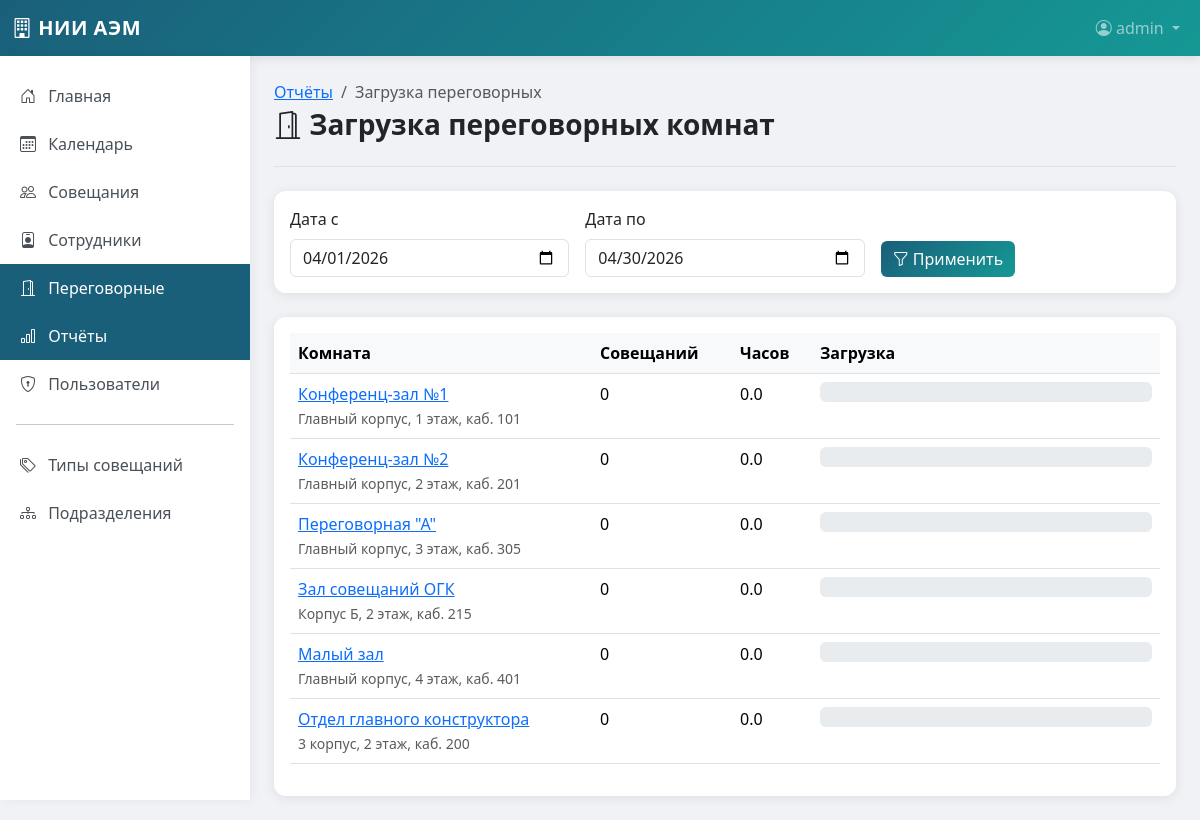
Page /reports/rooms (signed in) on the committed database.
### app/models.py (models this page shows, shortened)
class User(UserMixin, db.Model):
    id = db.Column(db.Integer, primary_key=True)
    username = db.Column(db.String(64), unique=True, nullable=False, index=True)
    email = db.Column(db.String(120), unique=True, nullable=False, index=True)
    password_hash = db.Column(db.String(256))
    role = db.Column(db.String(20), default='user')  # admin, manager, user
    employee_id = db.Column(db.Integer, db.ForeignKey('employee.id'), nullable=True)
    is_active = db.Column(db.Boolean, default=True)  # True = активен, False = заблокирован
    created_at = db.Column(db.DateTime, default=lambda: datetime.now(timezone.utc))
    employee = db.relationship('Employee', backref='user_account', uselist=False)
    def is_admin(self):
        return self.role == 'admin'

class Room(db.Model):
    id = db.Column(db.Integer, primary_key=True)
    name = db.Column(db.String(100), nullable=False)
    building = db.Column(db.String(100))
    floor = db.Column(db.Integer)
    room_number = db.Column(db.String(20))
    capacity = db.Column(db.Integer, default=10)
    has_projector = db.Column(db.Boolean, default=False)
    has_video_conf = db.Column(db.Boolean, default=False)
    has_whiteboard = db.Column(db.Boolean, default=True)
    description = db.Column(db.Text)
    is_active = db.Column(db.Boolean, default=True)
    meetings = db.relationship('Meeting', backref='room', lazy='dynamic')
    @property
    def location(self):
        parts = []
        if self.building:
            parts.append(self.building)
        if self.floor:
            parts.append(f'{self.floor} этаж')
        if self.room_number:
            parts.append(f'каб. {self.room_number}')
        return ', '.join(parts) if parts else 'Не указано'

### app/routes/reports.py (the view)
@bp.route('/rooms')
@login_required
def rooms_report():
    date_from = request.args.get('date_from', '')
    date_to = request.args.get('date_to', '')
    if not date_from:
        today = date.today()
        date_from = date(today.year, today.month, 1).strftime('%Y-%m-%d')
    if not date_to:
        today = date.today()
        next_month = today.replace(day=28) + timedelta(days=4)
        date_to = (next_month - timedelta(days=next_month.day)).strftime('%Y-%m-%d')
    try:  # Fix #7
        from_date = datetime.strptime(date_from, '%Y-%m-%d').date()
        to_date = datetime.strptime(date_to, '%Y-%m-%d').date()
    except ValueError:
        from flask import flash
        flash('Некорректный формат даты', 'warning')
        from_date = date.today().replace(day=1)
        to_date = date.today()
    room_meeting_stats = db.session.query(
        Room.id,
        func.count(Meeting.id).label('meetings_count'),
        func.sum(
            func.cast(
                (func.julianday(
                    func.datetime(Meeting.date, Meeting.end_time)
                ) - func.julianday(
                    func.datetime(Meeting.date, Meeting.start_time)
                )) * 24 * 60,
                db.Integer
            )
        ).label('total_minutes')
    ).outerjoin(Meeting, db.and_(
        Meeting.room_id == Room.id,
        Meeting.date >= from_date,
        Meeting.date <= to_date,
        Meeting.status != 'cancelled'
    )).filter(Room.is_active == True).group_by(Room.id).all()
    rooms = {r.id: r for r in Room.query.filter_by(is_active=True).all()}
    total_days = (to_date - from_date).days + 1
    max_minutes = total_days * 8 * 60  # 8 часов в рабочий день
    room_stats = []
    for room_id, meetings_count, total_minutes in room_meeting_stats:
        if room_id not in rooms:
            continue
        total_minutes = total_minutes or 0
        utilization = (total_minutes / max_minutes * 100) if max_minutes > 0 else 0
        room_stats.append({
            'room': rooms[room_id],
            'meetings_count': meetings_count,
            'total_hours': round(total_minutes / 60, 1),
            'utilization': round(utilization, 1)
        })
    room_stats.sort(key=lambda x: x['utilization'], reverse=True)
    return render_template('reports/rooms.html',
                          room_stats=room_stats,
                          date_from=date_from,
                          date_to=date_to)

### app/models.py (called while the page is built)
@login_manager.user_loader
def load_user(id):
    return User.query.get(int(id))

### app/templates/reports/rooms.html (shortened to what this page needs)
{% extends "base.html" %}
{% block content %}
<div class="page-header">
    <nav aria-label="breadcrumb">
        <ol class="breadcrumb mb-1">
            <li class="breadcrumb-item"><a href="{{ url_for('reports.index') }}">Отчёты</a></li>
            <li class="breadcrumb-item active">Загрузка переговорных</li>
        </ol>
    </nav>
    <h1><i class="bi bi-door-open"></i> Загрузка переговорных комнат</h1>
</div>
<div class="card mb-4">
    <div class="card-body">
        <form method="GET" class="row g-3">
            <div class="col-md-4">
                <label class="form-label">Дата с</label>
                <input type="date" class="form-control" name="date_from" value="{{ date_from }}">
            </div>
            <div class="col-md-4">
                <label class="form-label">Дата по</label>
                <input type="date" class="form-control" name="date_to" value="{{ date_to }}">
            </div>
            <div class="col-md-4 d-flex align-items-end">
                <button type="submit" class="btn btn-primary">
                    <i class="bi bi-funnel"></i> Применить
                </button>
            </div>
        </form>
    </div>
</div>
<div class="card">
    <div class="card-body">
        {% if room_stats %}
        <div class="table-responsive">
            <table class="table">
                <thead>
                    <tr>
                        <th>Комната</th>
                        <th>Совещаний</th>
                        <th>Часов</th>
                        <th>Загрузка</th>
                    </tr>
                </thead>
                <tbody>
                    {% for item in room_stats %}
                    <tr>
                        <td>
                            <a href="{{ url_for('rooms.view', id=item.room.id) }}">
                                {{ item.room.name }}
                            </a>
                            <br><small class="text-muted">{{ item.room.location }}</small>
                        </td>
                        <td>{{ item.meetings_count }}</td>
                        <td>{{ item.total_hours }}</td>
                        <td style="width: 40%;">
                            <div class="d-flex align-items-center">
                                <div class="progress flex-grow-1" style="height: 20px;">
                                </div>
                            </div>
                        </td>
                    </tr>
                    {% endfor %}
                </tbody>
            </table>
        </div>
        {% else %}
        <p class="text-muted text-center mb-0">Нет данных</p>
        {% endif %}
    </div>
</div>
{% endblock %}

### app/templates/base.html (shortened to what this page needs)
<!DOCTYPE html>
<html lang="ru">
<head>
    <link href="https://cdn.jsdelivr.net/npm/bootstrap@5.3.2/dist/css/bootstrap.min.css" rel="stylesheet">
    <link href="https://cdn.jsdelivr.net/npm/bootstrap-icons@1.11.1/font/bootstrap-icons.css" rel="stylesheet">
    <link href="https://cdn.jsdelivr.net/npm/fullcalendar@6.1.10/index.global.min.css" rel="stylesheet">
</head>
<body>
    <nav class="navbar navbar-expand-lg navbar-dark">
        <div class="container-fluid">
            <a class="navbar-brand" href="{{ url_for('main.index') }}">
                <i class="bi bi-building"></i> НИИ АЭМ
            </a>
            <div class="collapse navbar-collapse" id="navbarNav">
                <ul class="navbar-nav ms-auto">
                    {% if current_user.is_authenticated %}
                    <li class="nav-item dropdown">
                        <a class="nav-link dropdown-toggle" href="#" id="userDropdown" role="button"
                           data-bs-toggle="dropdown" aria-expanded="false">
                            <i class="bi bi-person-circle"></i> {{ current_user.username }}
                        </a>
                    </li>
                    {% endif %}
                </ul>
            </div>
        </div>
    </nav>
    <div class="d-flex">
        {% if current_user.is_authenticated %}
        <nav class="sidebar d-none d-md-block">
            <ul class="nav flex-column">
                <li class="nav-item">
                    <a class="nav-link {{ 'active' if request.endpoint == 'main.index' }}"
                       href="{{ url_for('main.index') }}">
                        <i class="bi bi-house-door"></i> Главная
                    </a>
                </li>
                <li class="nav-item">
                    <a class="nav-link {{ 'active' if request.endpoint == 'main.calendar' }}"
                       href="{{ url_for('main.calendar') }}">
                        <i class="bi bi-calendar3"></i> Календарь
                    </a>
                </li>
                <li class="nav-item">
                    <a class="nav-link {{ 'active' if 'meetings' in request.endpoint }}"
                       href="{{ url_for('meetings.index') }}">
                        <i class="bi bi-people"></i> Совещания
                    </a>
                </li>
                <li class="nav-item">
                    <a class="nav-link {{ 'active' if 'employees' in request.endpoint }}"
                       href="{{ url_for('employees.index') }}">
                        <i class="bi bi-person-badge"></i> Сотрудники
                    </a>
                </li>
                <li class="nav-item">
                    <a class="nav-link {{ 'active' if 'rooms' in request.endpoint }}"
                       href="{{ url_for('rooms.index') }}">
                        <i class="bi bi-door-open"></i> Переговорные
                    </a>
                </li>
                <li class="nav-item">
                    <a class="nav-link {{ 'active' if 'reports' in request.endpoint }}"
                       href="{{ url_for('reports.index') }}">
                        <i class="bi bi-bar-chart"></i> Отчёты
                    </a>
                </li>
                {% if current_user.is_admin() %}
                <li class="nav-item">
                    <a class="nav-link {{ 'active' if 'admin' in request.endpoint }}"
                       href="{{ url_for('admin.users') }}">
                        <i class="bi bi-shield-lock"></i> Пользователи
                    </a>
                </li>
                {% endif %}
                <hr class="mx-3">
                <li class="nav-item">
                    <a class="nav-link" href="{{ url_for('meetings.types') }}">
                        <i class="bi bi-tags"></i> Типы совещаний
                    </a>
                </li>
                <li class="nav-item">
                    <a class="nav-link" href="{{ url_for('employees.departments') }}">
                        <i class="bi bi-diagram-3"></i> Подразделения
                    </a>
                </li>
            </ul>
        </nav>
        {% endif %}
        <main class="main-content flex-grow-1">
            {% block content %}{% endblock %}
        </main>
    </div>
</body>
</html>

### app/templates/base.html (style rules this page uses)
:root { --primary-color: #1a5f7a; --secondary-color: #159895; --accent-color: #57c5b6; --light-color: #f8f9fa; --dark-color: #212529; }
body { font-family: 'Segoe UI', Tahoma, Geneva, Verdana, sans-serif; background-color: #f0f2f5; min-height: 100vh; }
.navbar { background: linear-gradient(135deg, var(--primary-color), var(--secondary-color)); box-shadow: 0 2px 10px rgba(0,0,0,0.1); }
.navbar-brand { font-weight: 700; letter-spacing: 0.5px; }
.sidebar { background: white; box-shadow: 2px 0 10px rgba(0,0,0,0.05); min-height: calc(100vh - 56px); position: fixed; top: 56px; left: 0; width: 250px; z-index: 100; padding-top: 1rem; }
.sidebar .nav-link { color: #495057; padding: 0.75rem 1.25rem; border-radius: 0; transition: all 0.2s; }
.sidebar .nav-link.active { background-color: var(--primary-color); color: white; }
.sidebar .nav-link i { width: 24px; margin-right: 8px; }
.main-content { margin-left: 250px; padding: 1.5rem; min-height: calc(100vh - 56px); }
.card { border: none; border-radius: 12px; box-shadow: 0 2px 12px rgba(0,0,0,0.08); transition: transform 0.2s, box-shadow 0.2s; }
.btn-primary { background: linear-gradient(135deg, var(--primary-color), var(--secondary-color)); border: none; }
.table th { background-color: #f8f9fa; font-weight: 600; border-top: none; }
.page-header { margin-bottom: 1.5rem; padding-bottom: 1rem; border-bottom: 1px solid #dee2e6; }
.page-header h1 { font-size: 1.75rem; font-weight: 600; color: var(--dark-color); }

### rows in the picture
User: username "admin"
Room: room.name "Конференц-зал №1", room.location "Главный корпус, 1 этаж, каб. 101"
Room: room.name "Конференц-зал №2", room.location "Главный корпус, 2 этаж, каб. 201"
Room: room.name "Переговорная \"А\"", room.location "Главный корпус, 3 этаж, каб. 305"
Room: room.name "Зал совещаний ОГК", room.location "Корпус Б, 2 этаж, каб. 215"
Room: room.name "Малый зал", room.location "Главный корпус, 4 этаж, каб. 401"
Room: room.name "Отдел главного конструктора", room.location "3 корпус, 2 этаж, каб. 200"

### other values in the picture
{{ item.meetings_count }} "0" "0" "0" "0" "0" "0"
{{ item.total_hours }} "0.0" "0.0" "0.0" "0.0" "0.0" "0.0"
